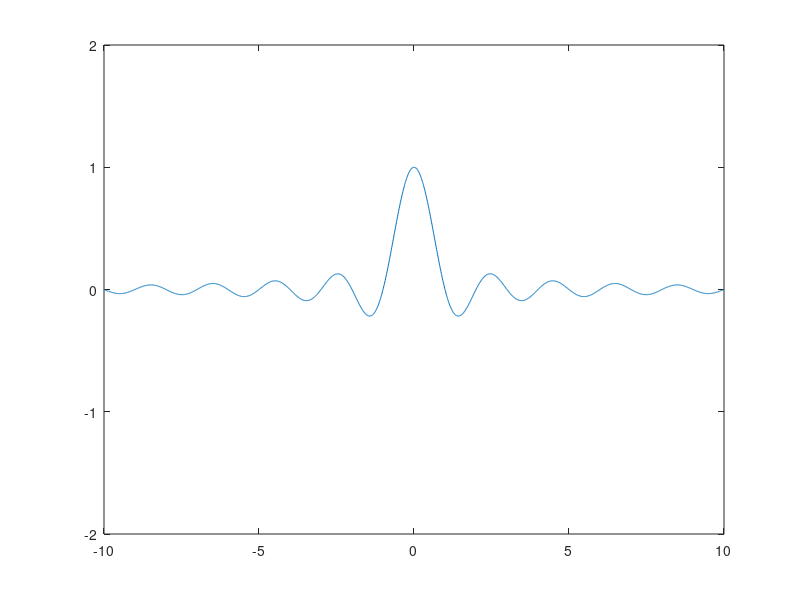

Write MATLAB code to recreate this figure.
%The Real Exp Function of Continuous time signal.

%Reference:

clc;                        %Clears the command window and homes the cursor.
clear all;                  %Clear variables and functions from memory.
clf;                        %Clear current figure.


%Defining The Original Signal {x(t)}.
pi=3.14;
t=-10:0.01:10;                      %Defining x axis.
%x=@(t) (sin(pi*t))/(pi*t);    %Defining y axis.
y=sinc(t);
%plot(t,x(t));                          %Ploting the graph.
plot(t,y);
axis([-10 10 -2 2]);

